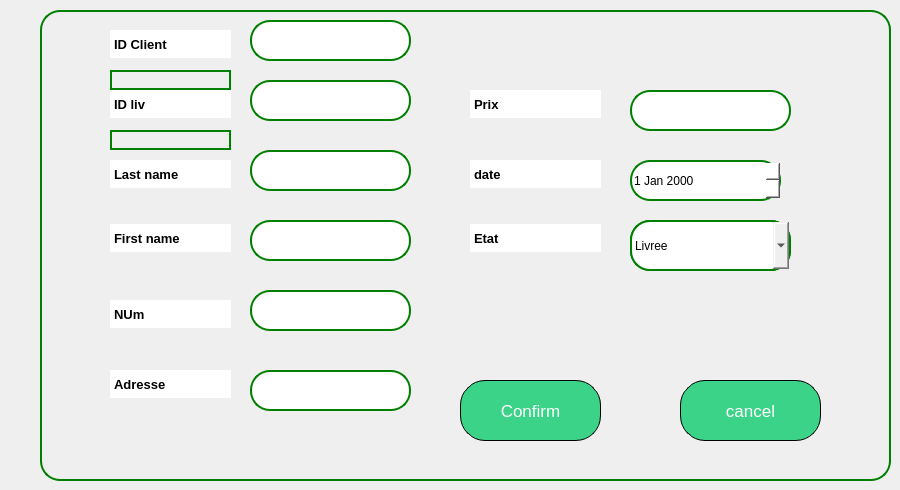
        <widget class="QWidget" name="Adddeli">
         <widget class="QWidget" name="ADDdeli" native="true">
          <property name="geometry">
           <rect>
            <x>40</x>
            <y>10</y>
            <width>851</width>
            <height>471</height>
           </rect>
          </property>
          <property name="styleSheet">
           <string notr="true">border:2px solid green;
border-radius: 20px;
</string>
          </property>
          <widget class="QLineEdit" name="IDdeliv">
           <property name="geometry">
            <rect>
             <x>210</x>
             <y>70</y>
             <width>161</width>
             <height>41</height>
            </rect>
           </property>
           <property name="styleSheet">
            <string notr="true">background-color: rgb(255, 255, 255);
border_radius:10px;</string>
           </property>
          </widget>
          <widget class="QLineEdit" name="IDLIVlineditdeli">
           <property name="geometry">
            <rect>
             <x>70</x>
             <y>80</y>
             <width>121</width>
             <height>28</height>
            </rect>
           </property>
           <property name="font">
            <font>
             <pointsize>10</pointsize>
             <bold>true</bold>
            </font>
           </property>
           <property name="styleSheet">
            <string notr="true">background-color: rgb(255, 255, 255);
color: rgb(0, 0, 0);

border-color: rgb(255, 255, 255);</string>
           </property>
           <property name="text">
            <string>ID liv</string>
           </property>
          </widget>
          <widget class="QLineEdit" name="lineEdit_11deli">
           <property name="geometry">
            <rect>
             <x>70</x>
             <y>290</y>
             <width>121</width>
             <height>28</height>
            </rect>
           </property>
           <property name="font">
            <font>
             <pointsize>10</pointsize>
             <bold>true</bold>
            </font>
           </property>
           <property name="styleSheet">
            <string notr="true">background-color: rgb(255, 255, 255);
color: rgb(0, 0, 0);

border-color: rgb(255, 255, 255);</string>
           </property>
           <property name="text">
            <string>NUm</string>
           </property>
          </widget>
          <widget class="QLineEdit" name="lineEdit_12deli">
           <property name="geometry">
            <rect>
             <x>70</x>
             <y>214</y>
             <width>121</width>
             <height>28</height>
            </rect>
           </property>
           <property name="font">
            <font>
             <pointsize>10</pointsize>
             <bold>true</bold>
            </font>
           </property>
           <property name="styleSheet">
            <string notr="true">background-color: rgb(255, 255, 255);
color: rgb(0, 0, 0);

border-color: rgb(255, 255, 255);</string>
           </property>
           <property name="text">
            <string>First name</string>
           </property>
          </widget>
          <widget class="QLineEdit" name="lineEdit_13deli">
           <property name="geometry">
            <rect>
             <x>70</x>
             <y>360</y>
             <width>121</width>
             <height>28</height>
            </rect>
           </property>
           <property name="font">
            <font>
             <pointsize>10</pointsize>
             <bold>true</bold>
            </font>
           </property>
           <property name="styleSheet">
            <string notr="true">background-color: rgb(255, 255, 255);
color: rgb(0, 0, 0);

border-color: rgb(255, 255, 255);</string>
           </property>
           <property name="text">
            <string>Adresse</string>
           </property>
          </widget>
          <widget class="QLineEdit" name="LSlineditdeli">
           <property name="geometry">
            <rect>
             <x>70</x>
             <y>150</y>
             <width>121</width>
             <height>28</height>
            </rect>
           </property>
           <property name="font">
            <font>
             <pointsize>10</pointsize>
             <bold>true</bold>
            </font>
           </property>
           <property name="styleSheet">
            <string notr="true">background-color: rgb(255, 255, 255);
color: rgb(0, 0, 0);

border-color: rgb(255, 255, 255);</string>
           </property>
           <property name="text">
            <string>Last name</string>
           </property>
          </widget>
          <widget class="QLineEdit" name="lineEdit_25deli">
           <property name="geometry">
            <rect>
             <x>430</x>
             <y>80</y>
             <width>131</width>
             <height>28</height>
            </rect>
           </property>
           <property name="font">
            <font>
             <pointsize>10</pointsize>
             <bold>true</bold>
            </font>
           </property>
           <property name="styleSheet">
            <string notr="true">background-color: rgb(255, 255, 255);
color: rgb(0, 0, 0);

border-color: rgb(255, 255, 255);</string>
           </property>
           <property name="text">
            <string>Prix</string>
           </property>
          </widget>
          <widget class="QLineEdit" name="lineEdit_27deli">
           <property name="geometry">
            <rect>
             <x>430</x>
             <y>214</y>
             <width>131</width>
             <height>28</height>
            </rect>
           </property>
           <property name="font">
            <font>
             <pointsize>10</pointsize>
             <bold>true</bold>
            </font>
           </property>
           <property name="styleSheet">
            <string notr="true">background-color: rgb(255, 255, 255);
color: rgb(0, 0, 0);

border-color: rgb(255, 255, 255);</string>
           </property>
           <property name="text">
            <string>Etat</string>
           </property>
          </widget>
          <widget class="QLineEdit" name="lineEdit_28deli">
           <property name="geometry">
            <rect>
             <x>430</x>
             <y>150</y>
             <width>131</width>
             <height>28</height>
            </rect>
           </property>
           <property name="font">
            <font>
             <pointsize>10</pointsize>
             <bold>true</bold>
            </font>
           </property>
           <property name="styleSheet">
            <string notr="true">background-color: rgb(255, 255, 255);
color: rgb(0, 0, 0);

border-color: rgb(255, 255, 255);</string>
           </property>
           <property name="text">
            <string>date</string>
           </property>
          </widget>
          <widget class="QLineEdit" name="ADdeli">
           <property name="geometry">
            <rect>
             <x>210</x>
             <y>360</y>
             <width>161</width>
             <height>41</height>
            </rect>
           </property>
           <property name="styleSheet">
            <string notr="true">background-color: rgb(255, 255, 255);
border_radius:10px;</string>
           </property>
          </widget>
          <widget class="QLineEdit" name="lineEdit_22deli">
           <property name="geometry">
            <rect>
             <x>590</x>
             <y>210</y>
             <width>161</width>
             <height>51</height>
            </rect>
           </property>
           <property name="styleSheet">
            <string notr="true">background-color: rgb(255, 255, 255);
border_radius:10px;</string>
           </property>
          </widget>
          <widget class="QComboBox" name="ETdeli">
           <property name="geometry">
            <rect>
             <x>590</x>
             <y>210</y>
             <width>161</width>
             <height>51</height>
            </rect>
           </property>
           <property name="styleSheet">
            <string notr="true">QPushButton {
    border: 3px solid green;   /* Bordure verte de 3px */
    border-radius: 20px;       /* Coins arrondis */
    background-color: white;   /* Fond blanc */
    padding: 10px 20px;        /* Ajout d'espace intérieur pour le texte */
}
</string>
           </property>
           <item>
            <property name="text">
             <string>Livree</string>
            </property>
           </item>
           <item>
            <property name="text">
             <string>Non livree</string>
            </property>
           </item>
           <item>
            <property name="text">
             <string>en cours</string>
            </property>
           </item>
          </widget>
          <widget class="QDateEdit" name="DATEdeli">
           <property name="geometry">
            <rect>
             <x>590</x>
             <y>150</y>
             <width>151</width>
             <height>41</height>
            </rect>
           </property>
           <property name="styleSheet">
            <string notr="true">background-color: rgb(255, 255, 255);
border_radius:10px;</string>
           </property>
          </widget>
          <widget class="QLineEdit" name="FNdeli">
           <property name="geometry">
            <rect>
             <x>210</x>
             <y>140</y>
             <width>161</width>
             <height>41</height>
            </rect>
           </property>
           <property name="styleSheet">
            <string notr="true">background-color: rgb(255, 255, 255);
border_radius:10px;</string>
           </property>
          </widget>
          <widget class="QLineEdit" name="LSdeli">
           <property name="geometry">
            <rect>
             <x>210</x>
             <y>210</y>
             <width>161</width>
             <height>41</height>
            </rect>
           </property>
           <property name="styleSheet">
            <string notr="true">background-color: rgb(255, 255, 255);
border_radius:10px;</string>
           </property>
          </widget>
          <widget class="QLineEdit" name="NUMdeli">
           <property name="geometry">
            <rect>
             <x>210</x>
             <y>280</y>
             <width>161</width>
             <height>41</height>
            </rect>
           </property>
           <property name="styleSheet">
            <string notr="true">background-color: rgb(255, 255, 255);
border_radius:10px;</string>
           </property>
          </widget>
          <widget class="QLineEdit" name="PRdeli">
           <property name="geometry">
            <rect>
             <x>590</x>
             <y>80</y>
             <width>161</width>
             <height>41</height>
            </rect>
           </property>
           <property name="styleSheet">
            <string notr="true">background-color: rgb(255, 255, 255);
border_radius:10px;</string>
           </property>
          </widget>
          <widget class="QToolButton" name="CONFIRMdeli">
           <property name="geometry">
            <rect>
             <x>420</x>
             <y>370</y>
             <width>141</width>
             <height>61</height>
            </rect>
           </property>
           <property name="contextMenuPolicy">
            <enum>Qt::ContextMenuPolicy::NoContextMenu</enum>
           </property>
           <property name="autoFillBackground">
            <bool>false</bool>
           </property>
           <property name="styleSheet">
            <string notr="true">QToolButton {
    background-color: rgb(59, 211, 135); /* Couleur verte */
    color: rgb(255, 255, 255); /* Texte blanc */
    border-radius: 25px; /* Coins arrondis */
    border: 1px solid #000000; /* Bordure noire */
    font-family: &quot;MV Boli&quot;; /* Police */
    font-size: 17px; /* Taille */
}
</string>
           </property>
           <property name="text">
            <string>Confirm</string>
           </property>
           <property name="checkable">
            <bool>false</bool>
           </property>
           <property name="autoRaise">
            <bool>false</bool>
           </property>
          </widget>
          <widget class="QToolButton" name="CANCELdeli">
           <property name="geometry">
            <rect>
             <x>640</x>
             <y>370</y>
             <width>141</width>
             <height>61</height>
            </rect>
           </property>
           <property name="contextMenuPolicy">
            <enum>Qt::ContextMenuPolicy::NoContextMenu</enum>
           </property>
           <property name="autoFillBackground">
            <bool>false</bool>
           </property>
           <property name="styleSheet">
            <string notr="true">QToolButton {
    background-color: rgb(59, 211, 135); /* Couleur verte */
    color: rgb(255, 255, 255); /* Texte blanc */
    border-radius: 25px; /* Coins arrondis */
    border: 1px solid #000000; /* Bordure noire */
    font-family: &quot;MV Boli&quot;; /* Police */
    font-size: 17px; /* Taille */
}
</string>
           </property>
           <property name="text">
            <string>cancel</string>
           </property>
           <property name="checkable">
            <bool>false</bool>
           </property>
           <property name="autoRaise">
            <bool>false</bool>
           </property>
          </widget>
          <widget class="QLabel" name="idWarningIcondeli">
           <property name="geometry">
            <rect>
             <x>70</x>
             <y>120</y>
             <width>121</width>
             <height>20</height>
            </rect>
           </property>
           <property name="text">
            <string/>
           </property>
          </widget>
          <widget class="QLineEdit" name="ID_2deliv">
           <property name="geometry">
            <rect>
             <x>210</x>
             <y>10</y>
             <width>161</width>
             <height>41</height>
            </rect>
           </property>
           <property name="styleSheet">
            <string notr="true">background-color: rgb(255, 255, 255);
border_radius:10px;</string>
           </property>
          </widget>
          <widget class="QLineEdit" name="IDClinedeli">
           <property name="geometry">
            <rect>
             <x>70</x>
             <y>20</y>
             <width>121</width>
             <height>28</height>
            </rect>
           </property>
           <property name="font">
            <font>
             <pointsize>10</pointsize>
             <bold>true</bold>
            </font>
           </property>
           <property name="styleSheet">
            <string notr="true">background-color: rgb(255, 255, 255);
color: rgb(0, 0, 0);

border-color: rgb(255, 255, 255);</string>
           </property>
           <property name="text">
            <string>ID Client</string>
           </property>
          </widget>
          <widget class="QLabel" name="idWarningIcon_2deli">
           <property name="geometry">
            <rect>
             <x>70</x>
             <y>60</y>
             <width>121</width>
             <height>20</height>
            </rect>
           </property>
           <property name="text">
            <string/>
           </property>
          </widget>
         </widget>
        </widget>
